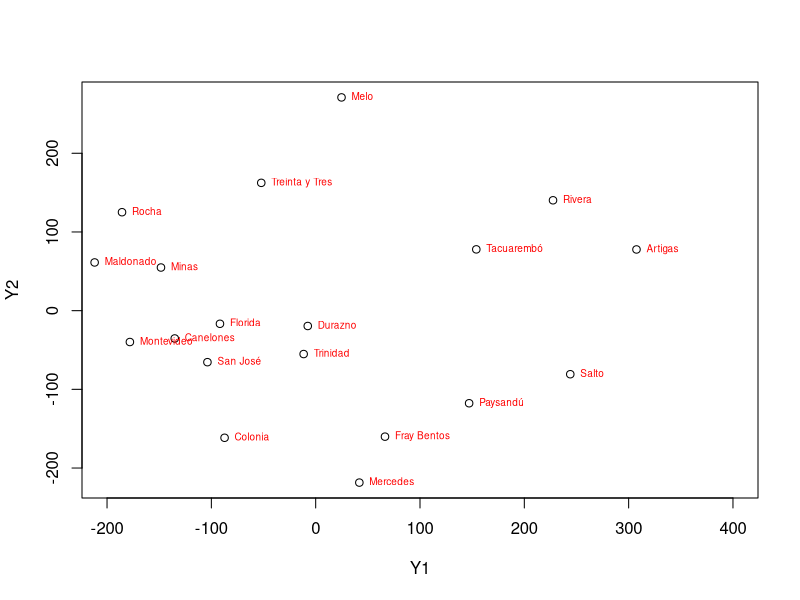
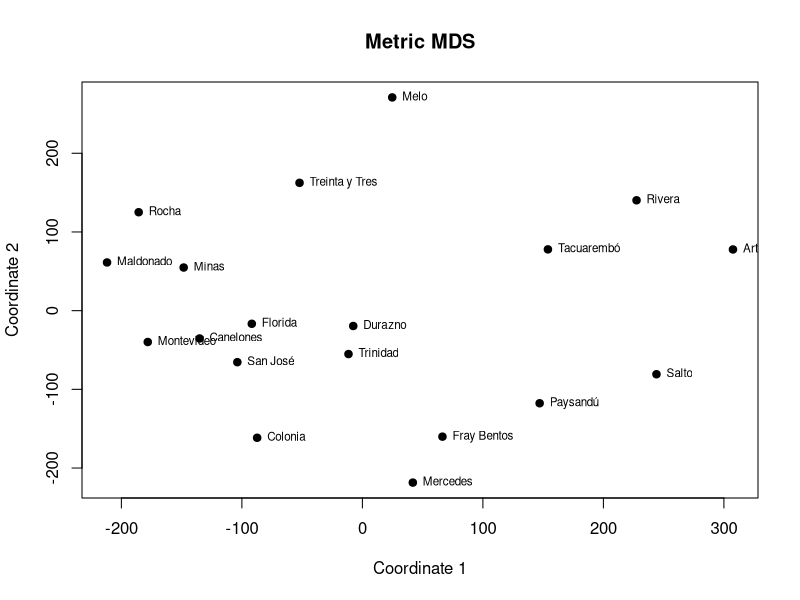

R code for these plots, in order:
D <- matrix(c(0,458,469,331,411,350,309,349,456,501,262,519,104,496,180,438,153,371,348
,458,0,143,129,48,242,309,214,97,43,296,128,407,178,382,45,313,226,126
,469,143,0,171,155,154,412,136,239,159,239,268,449,321,342,104,350,347,136
,331,129,171,0,84,170,247,141,162,172,187,222,290,236,260,108,192,199,38
,411,48,155,84,0,220,270,192,95,90,262,146,360,178,343,53,265,194,90
,350,242,154,170,220,0,394,28,315,277,93,366,358,396,197,198,267,364,137
,309,309,412,247,270,394,0,549,244,338,367,290,209,235,375,322,185,98,285
,349,214,136,141,192,28,549,0,286,250,103,337,350,367,208,171,257,339,109
,456,97,239,162,95,315,244,286,0,105,348,64,386,84,419,135,303,149,180
,501,43,159,172,90,277,338,250,105,0,336,113,448,176,424,79,354,249,167
,262,296,239,187,262,93,367,103,348,336,0,407,286,422,105,257,208,359,172
,519,128,268,222,146,366,290,337,64,113,407,0,447,73,481,173,366,192,236
,104,407,449,290,360,358,209,350,386,448,286,447,0,413,236,396,99,281,316
,496,178,321,236,178,396,235,367,84,176,422,73,413,0,483,219,343,139,259
,180,382,342,260,343,197,375,208,419,424,105,481,236,483,0,348,192,394,257
,438,45,104,108,53,198,322,171,135,79,257,173,396,219,348,0,299,248,93
,153,313,350,192,265,267,185,257,303,354,208,366,99,343,192,299,0,225,218,
371,226,347,199,194,364,98,339,149,249,359,192,281,139,394,248,225,0,235,
348,126,136,38,90,137,285,109,180,167,172,236,316,259,257,93,218,235,0), ncol=19)

colnames(D) <- c("Artigas", "Canelones", "Colonia", "Durazno", "Florida",
                    "Fray Bentos", "Melo", "Mercedes", "Minas", "Montevideo", "Paysandú", 
                    "Maldonado", "Rivera", "Rocha", "Salto", "San José", "Tacuarembó", "Treinta y Tres", "Trinidad")
rownames(D) <- c("Artigas", "Canelones", "Colonia", "Durazno", "Florida",
                    "Fray Bentos", "Melo", "Mercedes", "Minas", "Montevideo", "Paysandú", 
                    "Maldonado", "Rivera", "Rocha", "Salto", "San José", "Tacuarembó", "Treinta y Tres", "Trinidad")

D

# HACIENDO CALCULO ALGEBRAICO

# Se obtiene la matriz de distancias al cuadrado: D2 = 2(1n1'n − S)
# D2 <- 2 * (rep(1,19)%*%t(rep(1,19))-D) - ESTO SOLO CUANDO SE TIENE MATRIZ DE SIMILITUDES!

D2 <- D^2
D2


# P = In − 1/n 1n1'n, siendo n el conjunto de puntos, en este caso 19.
P <- diag(1,19)-1/19*rep(1,19)%*%t(rep(1,19))
P

# matriz de similaridades Q
Q <- -0.5 * P%*%D2%*%P
Q

# Hay que distinguir si Q es semidefinida positiva (todos los VAP son no 
# negativos) o no (algun VAP es negativo)
eigen(Q)
# Hay valores propios negativos, entonces no es semidefinida positiva, hago transformacion o aproximacion.

# En este caso se hace aproximación
# Ur tiene como columnas los vectores propios asociados a los r valores propios conservados
Ur <- eigen(Q)$vectors[,1:10]
Ur

# Λ es la matriz diagonal que contiene a los valores propios de Q positivos:
Λr <- diag(c(eigen(Q)$values[1:10]))
Λr

Y <- Ur %*% sqrt(Λr)
Y

# se consideran las dos primeras columnas de Y que vienen a ser las dos 
# componentes principales para graficar el biplot

nombres <- c("Artigas", "Canelones", "Colonia", "Durazno", "Florida",
              "Fray Bentos", "Melo", "Mercedes", "Minas", "Montevideo", "Paysandú", 
              "Maldonado", "Rivera", "Rocha", "Salto", "San José", "Tacuarembó", "Treinta y Tres", "Trinidad")
plot(x=Y[,1],y=Y[,2], xlim=c(-200,400),xlab="Y1", ylab="Y2")
text(x=Y[,1],y=Y[,2], xlim=c(-200,400), labels=nombres, cex = 0.6, pos = 4, col = "red")

# ---------------------------------------------------------------------------------------------

# USANDO LA FUNCION CMD
# fit <- cmdscale(d=sqrt(D),eig=TRUE, k=2) si me hubiese dado el cuadrado, uso la funcion sqrt()
fit <- cmdscale(d=sqrt(D2),eig=TRUE, k=2)
fit

# Una medida de la precision conseguida mediante la aproximacion a partir de los VAP
# positivos de la matriz de similitud es el coeficiente dado por el coeficiente de Mardia:
# Si es mayor que 0.8, la aproximacion es buena (coef.Mardia = (VAP utilizados)/sum todos VAPs)

mardia <- (fit$eig[1]+fit$eig[2])/sum(fit$eig[1:10])
mardia

# Como dio 1.03 es buena la aproximacion

# plot solution
x <- fit$points[,1]
y <- fit$points[,2]
plot(x, y, pch=19, xlab="Coordinate 1", ylab="Coordinate 2",
     main="Metric MDS", type="p")
text(x, y, pos=4, labels = row.names(D), cex=.7)
